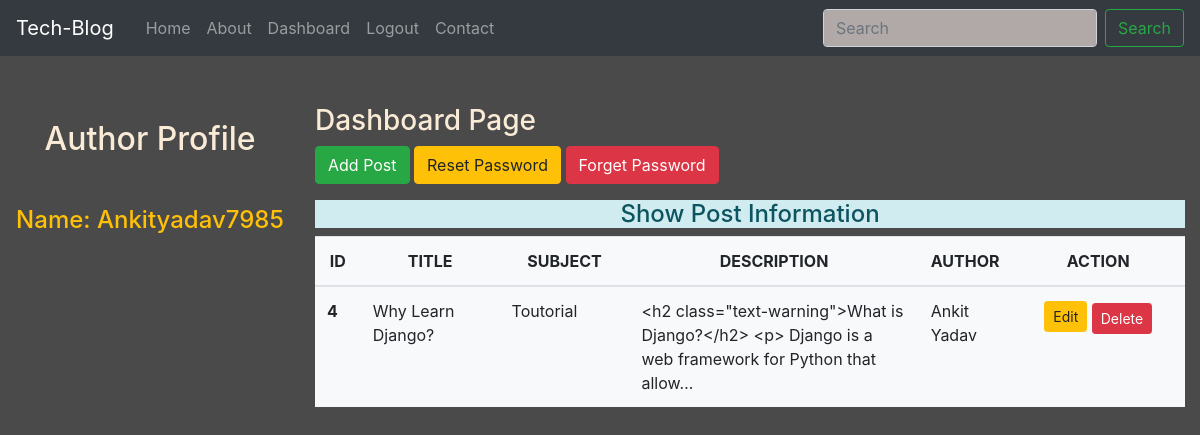
The app's page /dashboardPage/ (signed in) with its own data.
### TechApp/models.py (models this page shows)
class Post(models.Model):
    title = models.CharField(max_length=150)
    subject = models.CharField(max_length=150)
    desc = models.TextField()
    slug = models.CharField(max_length=150,unique=True)
    author = models.CharField(max_length=50)
    date = models.DateTimeField(auto_now_add=True)
    image = models.ImageField(upload_to='images/',default=None,null=True,blank=True)
    user = models.ForeignKey(User, on_delete=models.CASCADE)

### TechApp/views.py (the view)
# urls.py: path('dashboardPage/',views.DashboardPage,name='dashboardPage'),
def DashboardPage(request):
    if request.user.is_authenticated:
        user = request.user
        print(user)
        post_user = Post.objects.filter(user=user)
        return render(request, 'dashboardpage.html',{'post':post_user,'user':user})
    else:
        return HttpResponseRedirect('/loginPage/')

### TechApp/templates/dashboardpage.html (shortened to what this page needs)
{% extends 'base.html' %}
{% block side %}
    <div class="col-sm-3 mt-3 text-center">
     <h2 class="my-5">Author Profile</h2>
      <h4 class="text-warning text-capitalize">Name: {{user}}</h4>
    </div>
{% endblock side %}
{% block content %}
<div class="container col-sm-9 mt-5">
    <h3 class="">Dashboard Page</h3>
    <a href="{% url 'addpost'  %}" class="btn btn-success">Add Post</a>
    <a href="{% url 'changepassword' %}" class="btn btn-warning">Reset Password</a>
    <a href="{% url 'forgetpassword' %}" class="btn btn-danger">Forget Password</a>
  <h4 class="text-center alert-info mt-3">Show Post Information</h4>
   {% if post %}
    <table class="table table-hover bg-light">
     <thead>
      <tr class="text-center">
        <th scope="col" style="width:2%">ID</th>
        <th scope="col" style="width:12%">TITLE</th>
        <th scope="col" style="width:11%">SUBJECT</th>
        <th scope="col" style="width:25%">DESCRIPTION</th>
        <th scope="col" style="width:0%">AUTHOR</th>
        <th scope="col" style="width:15%">ACTION</th>
      </tr>
     </thead>
     <tbody>
       {% for post in post %}
        <tr>
         <th scope="row">{{post.id}}</th>
         <td>{{post.title}}</td>
         <td>{{post.subject}}</td>
         <td>{{post.desc|truncatechars:100}}</td>
         <td>{{post.author}}</td>
         <td class="text-center">
           <a href="{% url 'editpost' post.id %}" class="btn btn-warning btn-sm">Edit</a>
           <form action ="{% url 'deletepost' post.id %}" method="POST" class="d-inline">
             <input type="submit" class="btn btn-danger btn-sm mt-1" value="Delete">
           </form>
         </td>
        </tr>
        {% endfor %}
     </tbody>
    </table>
    {% endif %}
</div>
{% endblock  %}

### TechApp/static/css/style.css (style rules this page uses)
body { background-color: rgb(75, 74, 74); color: antiquewhite; }

### records on screen
Post: id "4", title "Why Learn Django?", subject "Toutorial", desc "<h2 class=\"text-warning\">What is Django?</h2> <p> Django is a web framework for Python that allow…", author "Ankit Yadav"

### other values on screen
{{ user }} "Ankityadav7985"
